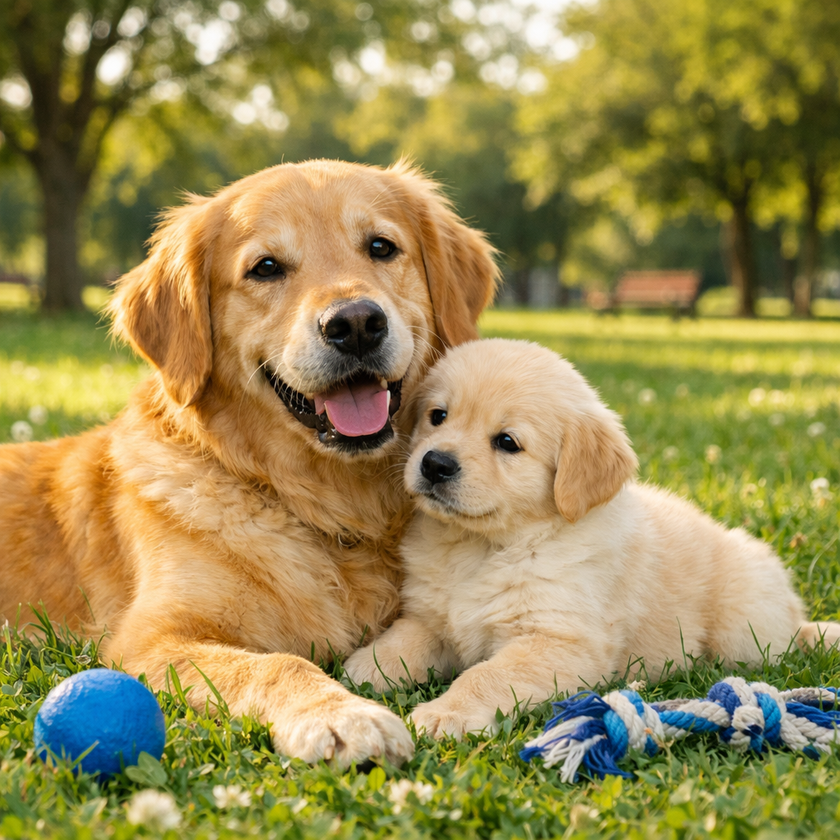
#> input picture image.png, 840 x 840 px, shrunk from 1024 x 1024 before the run
$ python practical_no_7.py
#> lines starting #> are read from the running program, lines starting #| are printed output that depends on the picture

"""# **Practical No 7**

Aim: The aim of this program is to demonstrate various image enhancement techniques using image
derivatives, including smoothing, sharpening, and unsharp masking, to generate images suitable for
specific application requirements.
"""

import cv2
import numpy as np
import matplotlib.pyplot as plt

# load image in grayscale
image_path = 'image.png'
original_image = cv2.imread(image_path, cv2.IMREAD_GRAYSCALE)
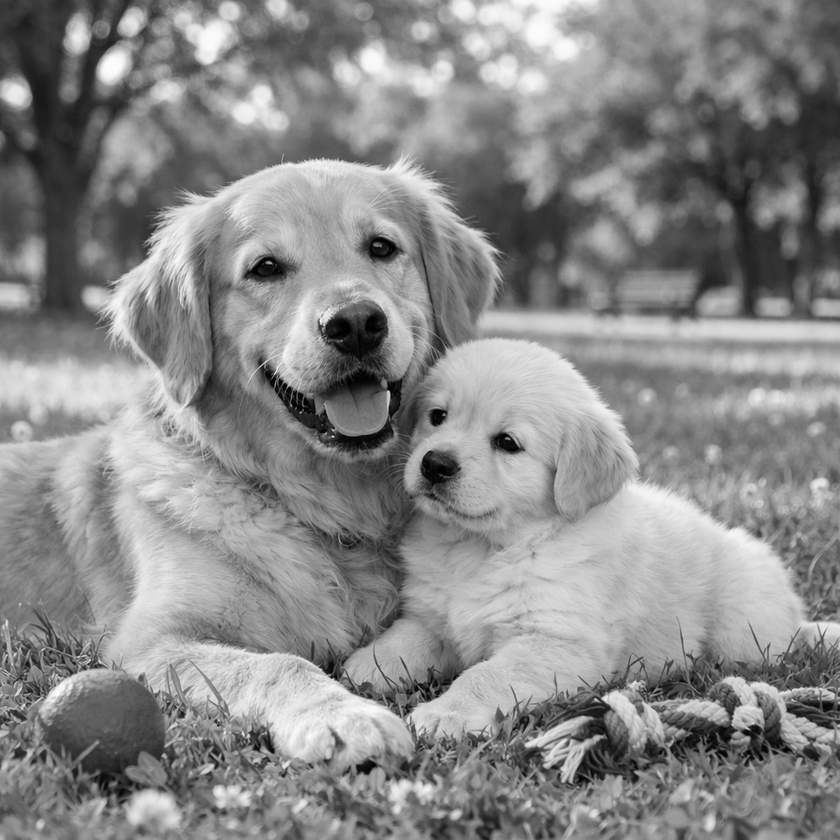
#> original_image: shape (840, 840); min 0, max 253, mean 137.1

# -------- FILTER FUNCTIONS --------
def apply_smoothing(image, kernel_size):
#> called with kernel_size = 17
    return cv2.GaussianBlur(image, (kernel_size, kernel_size), 0)
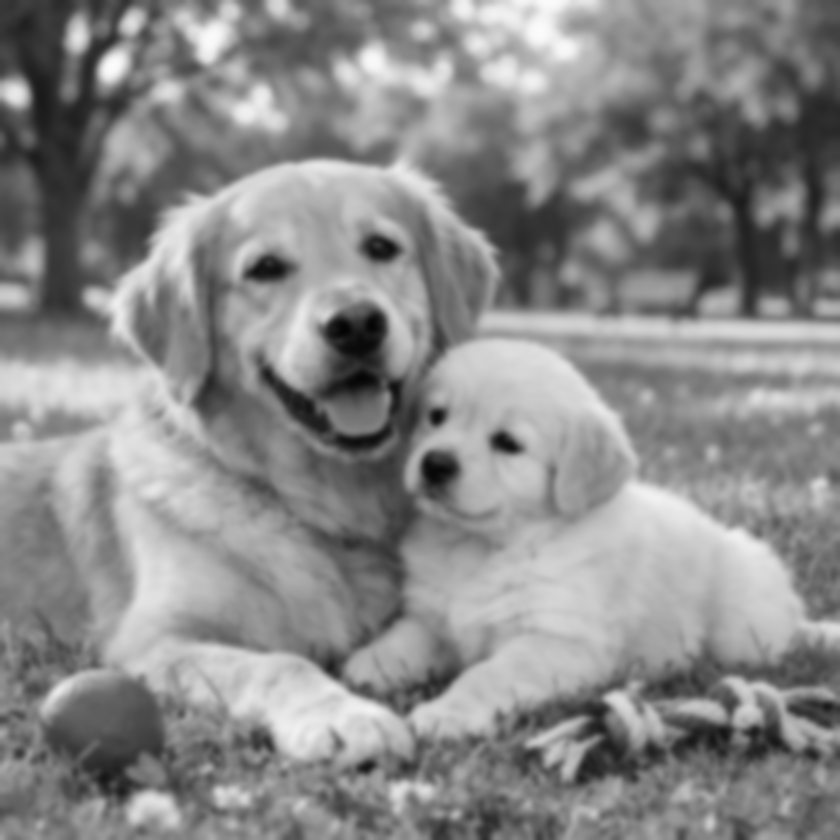
#> returned value: shape (840, 840); min 4, max 252, mean 137.1

def apply_sharpening(image):
    kernel = np.array([
        [-1, -1, -1],
        [-1,  9, -1],
        [-1, -1, -1]
    ])
    return cv2.filter2D(image, -1, kernel)
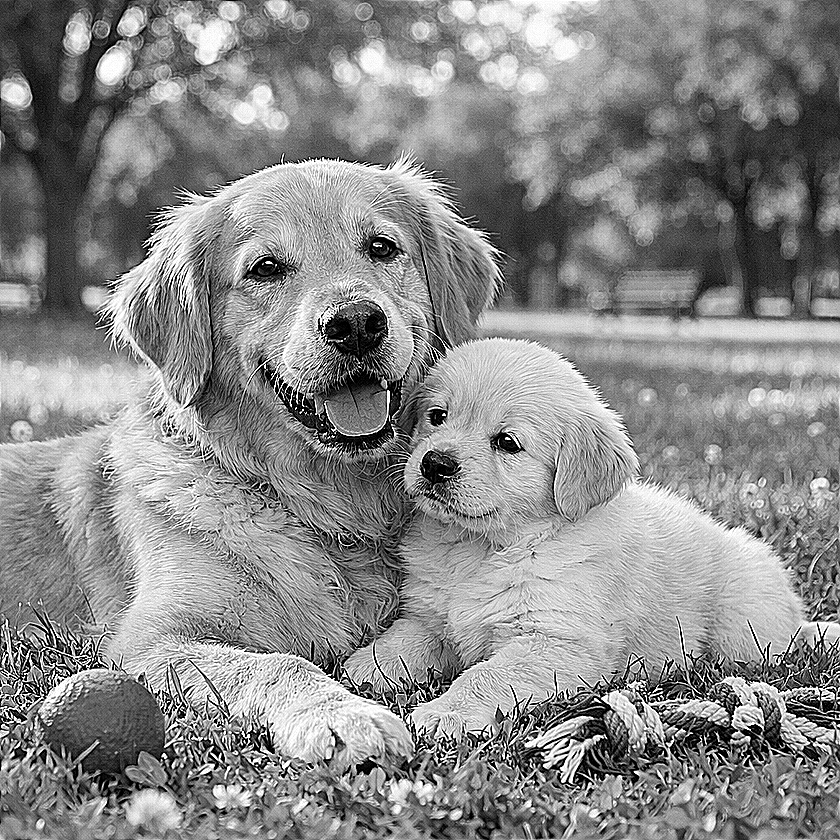
#> returned value: shape (840, 840); min 0, max 255, mean 137.5

def apply_unsharp_masking(image, sigma=4.0, strength=5.0):
#> called with sigma = 4, strength = 5
    blurred = cv2.GaussianBlur(image, (0, 0), sigma)
    sharpened = cv2.addWeighted(image, 1.0 + strength, blurred, -strength, 0)
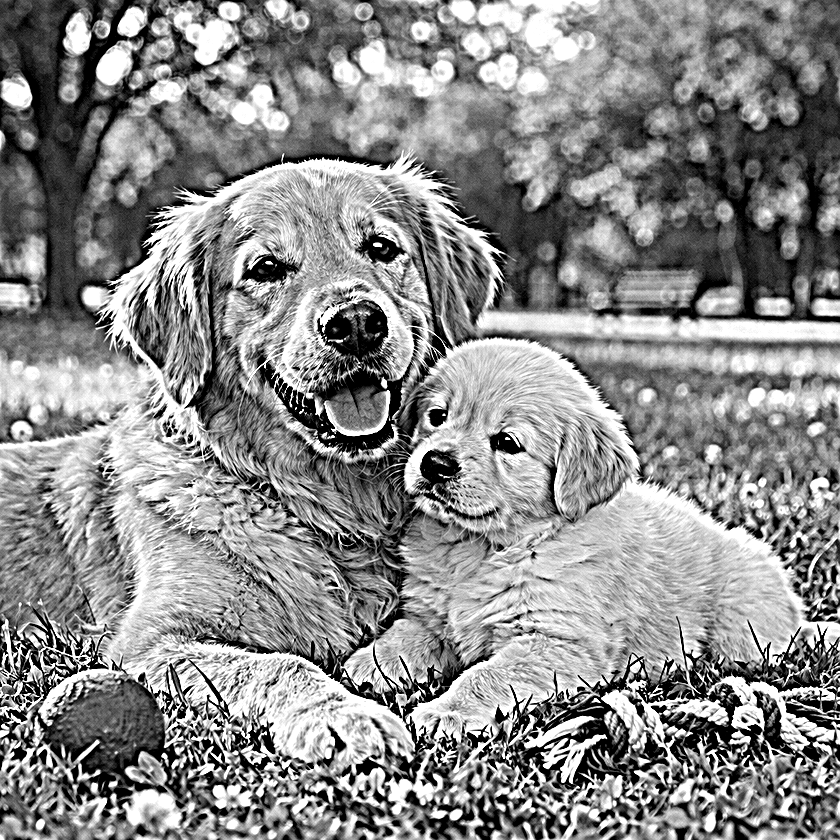
#> sharpened: shape (840, 840); min 0, max 255, mean 137.8
    return sharpened


# -------- APPLY FILTERS --------
smoothed_image = apply_smoothing(original_image, kernel_size=17)
sharpened_image = apply_sharpening(original_image)
unsharp_masked_image = apply_unsharp_masking(original_image)


# -------- DISPLAY OUTPUT --------
plt.figure(figsize=(12, 8))

plt.subplot(2, 2, 1)
plt.imshow(original_image, cmap='gray')
plt.title('Original')
plt.axis('off')

plt.subplot(2, 2, 2)
plt.imshow(smoothed_image, cmap='gray')
plt.title('Smoothing')
plt.axis('off')

plt.subplot(2, 2, 3)
plt.imshow(sharpened_image, cmap='gray')
plt.title('Sharpening')
plt.axis('off')

plt.subplot(2, 2, 4)
plt.imshow(unsharp_masked_image, cmap='gray')
plt.title('Unsharp Masking ')
plt.axis('off')

plt.tight_layout()
plt.show()
